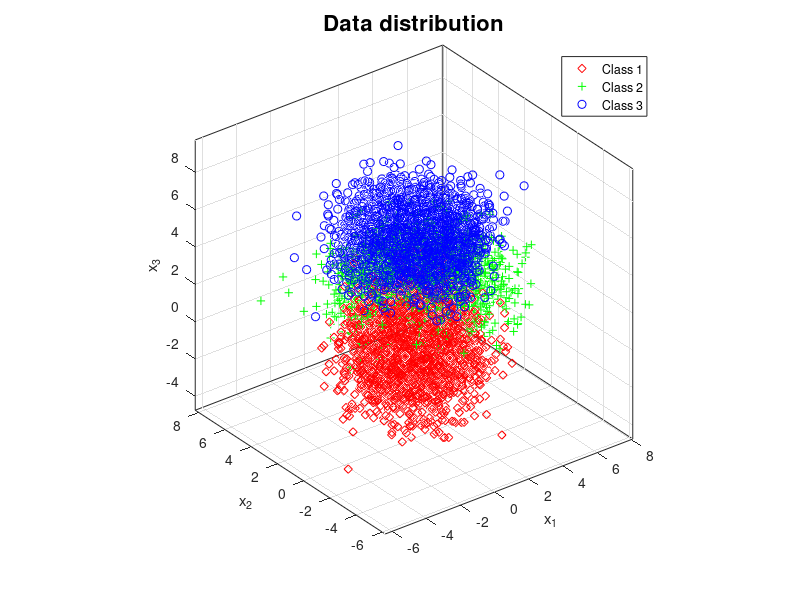
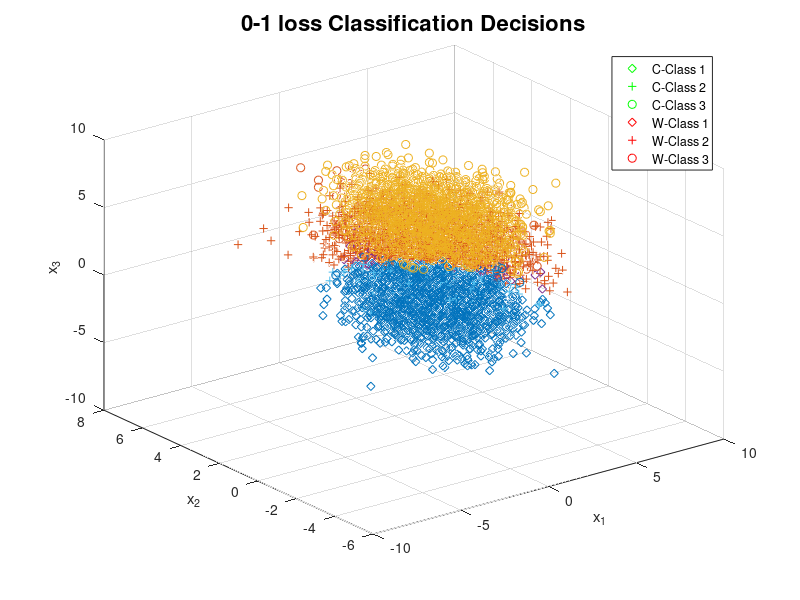
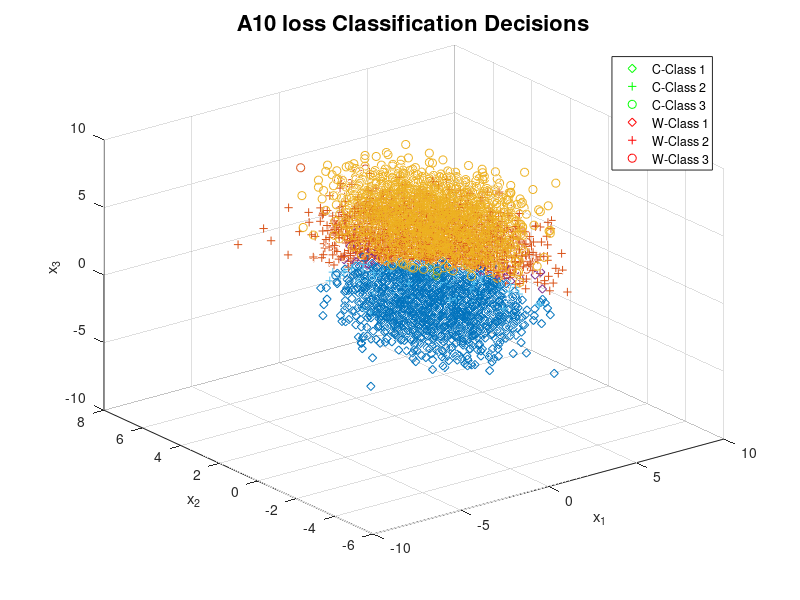
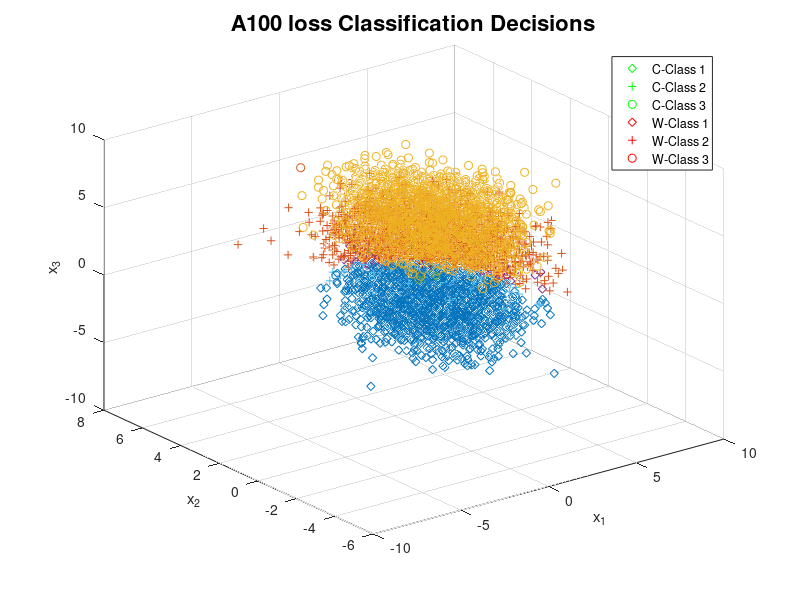

Reproduce these figures in MATLAB, in order.
close all; clear ; clc;
% Modifying provided "generateData_Exam1Question1.m" script for data generation
%means
m(:,1) = [0;0;0]; 
m(:,2) = [2;2;2]; 
m(:,3) = [0;0;6]; 
m(:,4) = [0;0;6]; 

%covariances
Sigma(:,:,1) =[2 0 0;0 2 0;0 0 2]; % class 1's mean and covariance of data pdf conditioned
Sigma(:,:,2) = [3 0 0;0 3 0;0 0 1]; % class 2's mean and covariance of data pdf conditioned
Sigma(:,:,3) = [3 0 0;0 1 0;0 0 1];% class 3's mean and covariance of data pdf conditioned(first part)
Sigma(:,:,4) = [1 0 0;0 3 0;0 0 1];% class 3's mean and covariance of data pdf conditioned(second part)

Lambda = [0 1 1; 1 0 1; 1 1 0];%loss matrix
Lambda10=[0 1 10;1 0 10;1 1 0];%A10 loss matrix
Lambda100=[0 1 100;1 0 100;1 1 0];%A100 loss matrix
classPriors = [0.3,0.3,0.2,0.2]; 
thr = [0,cumsum(classPriors)];

N = 10000; 
u = rand(1,N); 
L = zeros(1,N); 
x = zeros(3,N);
figure(1),
markerList = {'d','+','o','o'};
colorList = {'r','g','b','b'};
for l = 1:4
    indices = find(thr(l)<=u & u<thr(l+1)); % if u happens to be precisely 1, that sample will get omitted - needs to be fixed
    L(1,indices) = l*ones(1,length(indices));
    x(:,indices) = mvnrnd(m(:,l),Sigma(:,:,l),length(indices))';
    plot3(x(1,indices),x(2,indices),x(3,indices),[markerList{l},colorList{l}]); hold on; 
end
axis equal;
grid on; box on;
xlabel('x_1');
ylabel('x_2');
zlabel('x_3');
title('Data distribution','FontSize', 16);
legend('Class 1','Class 2','Class 3');

% Part A
% Evaluate the MPE discriminant function for each class and observation
[n,N] = size(x);
g =zeros(3,N); % will construct a discriminant scores matrix
mu_f = m;
mu_f(:,3) = (m(:,3)+m(:,4))./2;
Sigma_f = zeros(3,3,3);
Sigma_f(:,:,[1 2]) = Sigma(:,:,[1 2]);
Sigma_f(:,:,3) = (Sigma(:,:,3)+Sigma(:,:,4))./4;
for k = 1:3
    mu = mu_f(:,k);
    cov = Sigma_f(:,:,k);
    prior = classPriors(k);
    C = ((2*pi)^n * det(cov))^(-1/2);
    E = -0.5*sum((x-repmat(mu,1,N)).*(cov\(x-repmat(mu,1,N))),1); 
    g(k,:) = log(C*exp(E)) + log(prior);
end
[~,k_hat] = max(g);
L(L==4) = 3;
% Present the results
Nc1 = sum(L==1); Nc2 = sum(L==2); Nc3 = sum(L==3);
fprintf('Class 1 contains: %d, Class 2 contains: %d, Class 3 contains: %d\n', Nc1, Nc2, Nc3);
fprintf('Confusion Matrix: \n'); 
confMat = confusionmat(k_hat,L); disp(confMat);
fprintf('Amount of misclassified samples: %d \n', N - sum(diag(confMat)));
Pe = (N - sum(diag(confMat)))/ N;
fprintf('Probability of Error: %.4f \n', Pe);
%calculate each situation  true1-predict1...
t1p1 = ((L==1) & (k_hat==1)); t1p2 = ((L==1) & (k_hat==2)); t1p3 = ((L==1) & (k_hat==3)); 
t2p1 = ((L==2) & (k_hat==1)); t2p2 = ((L==2) & (k_hat==2)); t2p3 = ((L==2) & (k_hat==3));  
t3p1 = ((L==3) & (k_hat==1)); t3p2 = ((L==3) & (k_hat==2)); t3p3 = ((L==3) & (k_hat==3));
figure(2),
axis equal;grid on; box on; 
%scatter3(x(1,t1p1),x(2,t1p1),x(3,t1p1));
scatter3(x(1,t1p1),x(2,t1p1),x(3,t1p1),[markerList{1},colorList{2}]); hold on;
scatter3(x(1,t2p2),x(2,t2p2),x(3,t2p2),[markerList{2},colorList{2}]); 
scatter3(x(1,t3p3),x(2,t3p3),x(3,t3p3),[markerList{3},colorList{2}]);
scatter3(x(1,t1p2),x(2,t1p2),x(3,t1p2),[markerList{1},colorList{1}]); 
scatter3(x(1,t1p3),x(2,t1p3),x(3,t1p3),[markerList{1},colorList{1}]);
scatter3(x(1,t2p1),x(2,t2p1),x(3,t2p1),[markerList{2},colorList{1}]);
scatter3(x(1,t2p3),x(2,t2p3),x(3,t2p3),[markerList{2},colorList{1}]); 
scatter3(x(1,t3p1),x(2,t3p1),x(3,t3p1),[markerList{3},colorList{1}]);
scatter3(x(1,t3p2),x(2,t3p2),x(3,t3p2),[markerList{3},colorList{1}]);
xlabel('x_1');
ylabel('x_2');
zlabel('x_3');
title('0-1 loss Classification Decisions','FontSize', 16);
% plot [0-1 loss] decision for data
set(1) = plot(nan,nan,[markerList{1},colorList{2}]); 
set(2) = plot(nan,nan,[markerList{2},colorList{2}]);
set(3) = plot(nan,nan,[markerList{3},colorList{2}]);
set(4) = plot(nan,nan,[markerList{1},colorList{1}]);
set(5) = plot(nan,nan,[markerList{2},colorList{1}]);
set(6) = plot(nan,nan,[markerList{3},colorList{1}]);
legend(set, {'C-Class 1','C-Class 2',...
    'C-Class 3','W-Class 1',...
    'W-Class 2', 'W-Class 3'});
 
% Part B
% Evaluate the MPE discriminant function for each class and observation
[n,N] = size(x);
g =zeros(3,N); % will construct a discriminant scores matrix
for k = 1:3
    mu = mu_f(:,k);
    cov = Sigma_f(:,:,k);
    prior = classPriors(k);
    C = ((2*pi)^n * det(cov))^(-1/2);
    E = -0.5*sum((x-repmat(mu,1,N)).*(cov\(x-repmat(mu,1,N))),1); g(k,:) = log(C*exp(E)) + log(prior);
    g(k,:)=C*exp(E)*prior;
end
% when care 10 times more about not making mistakes when L = 3
gERM=log(Lambda10*g);
[~,k_hat] = min(gERM);
% Present the results
Nc1 = sum(L==1); Nc2 = sum(L==2); Nc3 = sum(L==3);
fprintf('Class 1 contains: %d, Class 2 contains: %d, Class 3: contains %d\n', Nc1, Nc2, Nc3);
fprintf('Confusion Matrix: \n'); 
confMat = confusionmat(k_hat,L); disp(confMat);
fprintf('Amount of misclassified samples: %d \n', N - sum(diag(confMat)));
Pe = [(confMat(2,1)+confMat(3,1))/Nc1, (confMat(1,2)+confMat(3,2))/Nc2, (confMat(1,3)+confMat(2,3))/Nc3] * [Nc1, Nc2, Nc3]' / N;
fprintf('Probability of Error: %.4f \n', Pe);
figure(3),
t1p1 = ((L==1) & (k_hat==1)); t1p2 = ((L==1) & (k_hat==2)); t1p3 = ((L==1) & (k_hat==3)); 
t2p1 = ((L==2) & (k_hat==1)); t2p2 = ((L==2) & (k_hat==2)); t2p3 = ((L==2) & (k_hat==3));  
t3p1 = ((L==3) & (k_hat==1)); t3p2 = ((L==3) & (k_hat==2)); t3p3 = ((L==3) & (k_hat==3)); 
axis equal;  grid on; box on; 
scatter3(x(1,t1p1),x(2,t1p1),x(3,t1p1),[markerList{1},colorList{2}]); hold on;
scatter3(x(1,t2p2),x(2,t2p2),x(3,t2p2),[markerList{2},colorList{2}]); 
scatter3(x(1,t3p3),x(2,t3p3),x(3,t3p3),[markerList{3},colorList{2}]);
scatter3(x(1,t1p2),x(2,t1p2),x(3,t1p2),[markerList{1},colorList{1}]); 
scatter3(x(1,t1p3),x(2,t1p3),x(3,t1p3),[markerList{1},colorList{1}]);
scatter3(x(1,t2p1),x(2,t2p1),x(3,t2p1),[markerList{2},colorList{1}]);
scatter3(x(1,t2p3),x(2,t2p3),x(3,t2p3),[markerList{2},colorList{1}]); 
scatter3(x(1,t3p1),x(2,t3p1),x(3,t3p1),[markerList{3},colorList{1}]);
scatter3(x(1,t3p2),x(2,t3p2),x(3,t3p2),[markerList{3},colorList{1}]);
xlabel('x_1');
ylabel('x_2');
zlabel('x_3');
title('A10 loss Classification Decisions','FontSize', 16);
% A10 loss plot
set(1) = plot(nan,nan,[markerList{1},colorList{2}]); 
set(2) = plot(nan,nan,[markerList{2},colorList{2}]);
set(3) = plot(nan,nan,[markerList{3},colorList{2}]);
set(4) = plot(nan,nan,[markerList{1},colorList{1}]);
set(5) = plot(nan,nan,[markerList{2},colorList{1}]);
set(6) = plot(nan,nan,[markerList{3},colorList{1}]);
legend(set, {'C-Class 1','C-Class 2',...
    'C-Class 3','W-Class 1',...
    'W-Class 2', 'W-Class 3'});
 
% when care 100 times more about not making mistakes when L = 3
gERM=log(Lambda100*g);
[~,k_hat] = min(gERM);
% Present the results
Nc1 = sum(L==1); Nc2 = sum(L==2); Nc3 = sum(L==3);
fprintf('Class 1 contains: %d, Class 2 contains: %d, Class 3 contains: %d\n', Nc1, Nc2, Nc3);
fprintf('Confusion Matrix: \n'); 
confMat = confusionmat(k_hat,L); disp(confMat);
fprintf('Amount of misclassified samples: %d \n', N - sum(diag(confMat)));
Pe = [(confMat(2,1)+confMat(3,1))/Nc1, (confMat(1,2)+confMat(3,2))/Nc2, (confMat(1,3)+confMat(2,3))/Nc3] * [Nc1, Nc2, Nc3]' / N;
fprintf('Probability of Error: %.4f \n', Pe);
 
figure(4),
t1p1 = ((L==1) & (k_hat==1)); t1p2 = ((L==1) & (k_hat==2)); t1p3 = ((L==1) & (k_hat==3)); 
t2p1 = ((L==2) & (k_hat==1)); t2p2 = ((L==2) & (k_hat==2)); t2p3 = ((L==2) & (k_hat==3));  
t3p1 = ((L==3) & (k_hat==1)); t3p2 = ((L==3) & (k_hat==2)); t3p3 = ((L==3) & (k_hat==3)); 
axis equal;  grid on; box on; 
scatter3(x(1,t1p1),x(2,t1p1),x(3,t1p1),[markerList{1},colorList{2}]); hold on;
scatter3(x(1,t2p2),x(2,t2p2),x(3,t2p2),[markerList{2},colorList{2}]); 
scatter3(x(1,t3p3),x(2,t3p3),x(3,t3p3),[markerList{3},colorList{2}]);
 
scatter3(x(1,t1p2),x(2,t1p2),x(3,t1p2),[markerList{1},colorList{1}]); 
scatter3(x(1,t1p3),x(2,t1p3),x(3,t1p3),[markerList{1},colorList{1}]);
 
scatter3(x(1,t2p1),x(2,t2p1),x(3,t2p1),[markerList{2},colorList{1}]);
scatter3(x(1,t2p3),x(2,t2p3),x(3,t2p3),[markerList{2},colorList{1}]); 
 
scatter3(x(1,t3p1),x(2,t3p1),x(3,t3p1),[markerList{3},colorList{1}]);
scatter3(x(1,t3p2),x(2,t3p2),x(3,t3p2),[markerList{3},colorList{1}]);
xlabel('x_1');
ylabel('x_2');
zlabel('x_3');
title('A100 loss Classification Decisions','FontSize', 16);
% A100 loss plot
set(1) = plot(nan,nan,[markerList{1},colorList{2}]); 
set(2) = plot(nan,nan,[markerList{2},colorList{2}]);
set(3) = plot(nan,nan,[markerList{3},colorList{2}]);
set(4) = plot(nan,nan,[markerList{1},colorList{1}]);
set(5) = plot(nan,nan,[markerList{2},colorList{1}]);
set(6) = plot(nan,nan,[markerList{3},colorList{1}]);
legend(set, {'C-Class 1','C-Class 2',...
    'C-Class 3','W-Class 1',...
    'W-Class 2', 'W-Class 3'});


